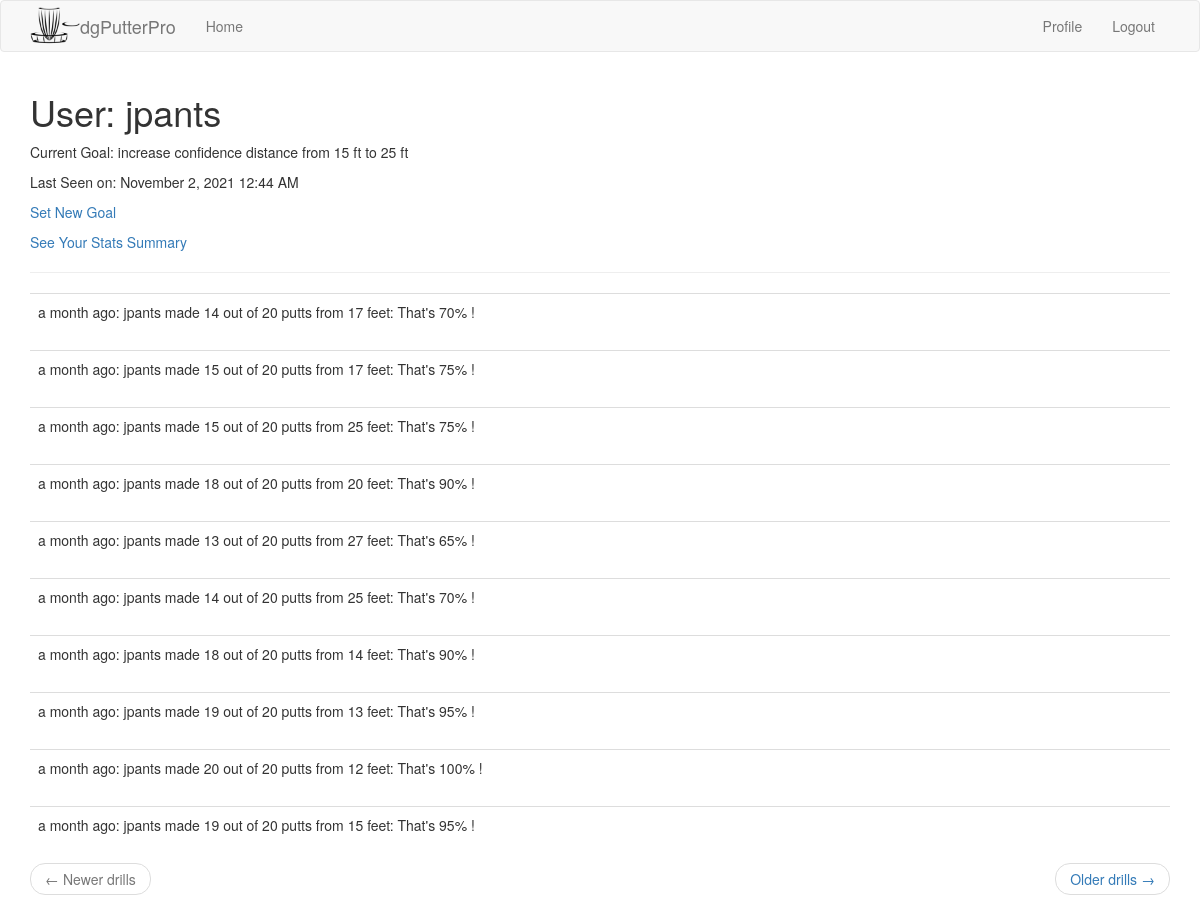
The page /user/jpants (signed in) on the database as committed earlier.
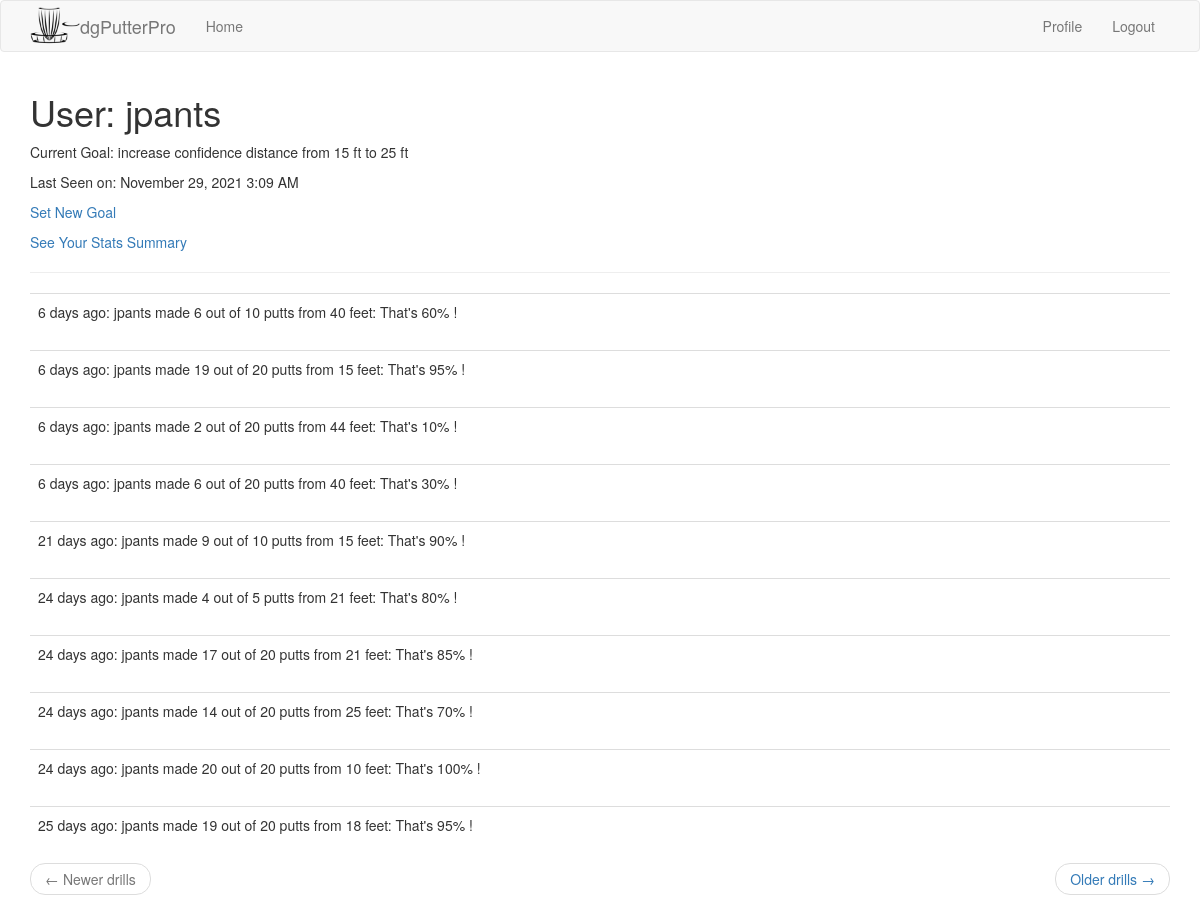
The same page on the database as committed later.
### app/models.py (models this page shows, shortened)
class User(UserMixin, db.Model):
    id = db.Column(db.Integer, primary_key=True)
    username = db.Column(db.String(64), index=True, unique=True)
    email = db.Column(db.String(120), index=True, unique=True)
    password_hash = db.Column(db.String(128))
    drills = db.relationship('Drill', backref='user', lazy='dynamic')
    current_goal = db.Column(db.String(140))
    last_seen = db.Column(db.DateTime, default=datetime.utcnow)

class Drill(db.Model):
    id = db.Column(db.Integer, primary_key=True)
    user_id = db.Column(db.Integer, db.ForeignKey('user.id'))
    timestamp = db.Column(db.DateTime, index=True, default=datetime.utcnow)
    putt_distance = db.Column(db.Integer)
    number_attempts = db.Column(db.Integer)
    number_putts_made = db.Column(db.Integer)
    CheckConstraint(number_putts_made <= number_attempts)

### app/main/routes.py (the view)
@bp.route('/user/<username>')
@login_required
def user(username):
    user = User.query.filter_by(username=username).first_or_404()
    page = request.args.get('page', 1, type=int)
    drills = user.drills.order_by(Drill.timestamp.desc()).paginate(page, current_app.config['DRILLS_PER_PAGE'], False)
    next_url = url_for('main.user', username=user.username, page=drills.next_num) \
        if drills.has_next else None
    prev_url = url_for('main.user', username=user.username, page=drills.prev_num) \
        if drills.has_prev else None
    return render_template('user.html', user=user, drills=drills.items, next_url=next_url, prev_url=prev_url)

### app/main/routes.py (called while the page is built)
@bp.before_app_request
def before_request():
    if current_user.is_authenticated:
        current_user.last_seen = datetime.utcnow()
        db.session.commit()

### app/models.py (called while the page is built)
@login.user_loader
def load_user(id):
    return User.query.get(int(id))

### app/templates/user.html
{% extends "base.html" %}
{% block app_content %}
    <h1>User: {{ user.username }}</h1>
    {% if user.current_goal %}<p>Current Goal: {{ user.current_goal }}</p>{% endif %}
    {% if user.last_seen %}
        <p>Last Seen on: {{ moment(user.last_seen).format('LLL') }}</p>
    {% endif %}
    {% if user == current_user %}
        <p><a href="{{ url_for('main.edit_goal') }}">Set New Goal</a> </p>
        <p><a href="{{ url_for('main.stats', username=current_user.username) }}">See Your Stats Summary</a></p>
    {% endif %}
    <hr>
    {% for drill in drills %}
        {% include '_drill.html' %}
    {% endfor %}
    <nav aria-label="...">
        <ul class="pager">
            <li class="previous{% if not prev_url %} disabled{% endif %}">
                <a href="{{ prev_url or '#' }}">
                    <span aria-hidden="true">&larr;</span> Newer drills
                </a>
            </li>
            <li class="next{% if not next_url %} disabled{% endif %}">
                <a href="{{ next_url or '#' }}">
                    Older drills <span aria-hidden="true">&rarr;</span>
                </a>
            </li>
        </ul>
    </nav>
{% endblock %}

### app/templates/_drill.html
<table class="table table-hover">
    <tr valign="top">
        <td>
            {{ moment(drill.timestamp).fromNow() }}: {{ drill.user.username }} made {{ drill.number_putts_made }}
            out of {{ drill.number_attempts }} putts
            from {{ drill.putt_distance }} feet:
            That's {{ (drill.number_putts_made / drill.number_attempts * 100) |round|int}}% !
        </td>
    </tr>
</table>

Rows that differ between the two databases and show on the page:
no longer on this page (row unchanged): Drill: timestamp "a month ago", user.username "jpants", number_putts_made "14", number_attempts "20", putt_distance "17", number_putts_made+number_attempts "70"
no longer on this page (row unchanged): Drill: timestamp "a month ago", user.username "jpants", number_putts_made "15", number_attempts "20", putt_distance "17", number_putts_made+number_attempts "75"
no longer on this page (row unchanged): Drill: timestamp "a month ago", user.username "jpants", number_putts_made "15", number_attempts "20", putt_distance "25", number_putts_made+number_attempts "75"
no longer on this page (row unchanged): Drill: timestamp "a month ago", user.username "jpants", number_putts_made "18", number_attempts "20", putt_distance "20", number_putts_made+number_attempts "90"
no longer on this page (row unchanged): Drill: timestamp "a month ago", user.username "jpants", number_putts_made "13", number_attempts "20", putt_distance "27", number_putts_made+number_attempts "65"
no longer on this page (row unchanged): Drill: timestamp "a month ago", user.username "jpants", number_putts_made "14", number_attempts "20", putt_distance "25", number_putts_made+number_attempts "70"
no longer on this page (row unchanged): Drill: timestamp "a month ago", user.username "jpants", number_putts_made "18", number_attempts "20", putt_distance "14", number_putts_made+number_attempts "90"
no longer on this page (row unchanged): Drill: timestamp "a month ago", user.username "jpants", number_putts_made "19", number_attempts "20", putt_distance "13", number_putts_made+number_attempts "95"
no longer on this page (row unchanged): Drill: timestamp "a month ago", user.username "jpants", number_putts_made "20", number_attempts "20", putt_distance "12", number_putts_made+number_attempts "100"
no longer on this page (row unchanged): Drill: timestamp "a month ago", user.username "jpants", number_putts_made "19", number_attempts "20", putt_distance "15", number_putts_made+number_attempts "95"
changed User "jpants": last_seen "November 2, 2021 12:44 AM" → "November 29, 2021 3:09 AM"
added Drill: timestamp "6 days ago", user.username "jpants", number_putts_made "6", number_attempts "10", putt_distance "40", number_putts_made+number_attempts "60"
added Drill: timestamp "6 days ago", user.username "jpants", number_putts_made "19", number_attempts "20", putt_distance "15", number_putts_made+number_attempts "95"
added Drill: timestamp "6 days ago", user.username "jpants", number_putts_made "2", number_attempts "20", putt_distance "44", number_putts_made+number_attempts "10"
added Drill: timestamp "6 days ago", user.username "jpants", number_putts_made "6", number_attempts "20", putt_distance "40", number_putts_made+number_attempts "30"
added Drill: timestamp "21 days ago", user.username "jpants", number_putts_made "9", number_attempts "10", putt_distance "15", number_putts_made+number_attempts "90"
added Drill: timestamp "24 days ago", user.username "jpants", number_putts_made "4", number_attempts "5", putt_distance "21", number_putts_made+number_attempts "80"
added Drill: timestamp "24 days ago", user.username "jpants", number_putts_made "17", number_attempts "20", putt_distance "21", number_putts_made+number_attempts "85"
added Drill: timestamp "24 days ago", user.username "jpants", number_putts_made "14", number_attempts "20", putt_distance "25", number_putts_made+number_attempts "70"
added Drill: timestamp "24 days ago", user.username "jpants", number_putts_made "20", number_attempts "20", putt_distance "10", number_putts_made+number_attempts "100"
added Drill: timestamp "25 days ago", user.username "jpants", number_putts_made "19", number_attempts "20", putt_distance "18", number_putts_made+number_attempts "95"
